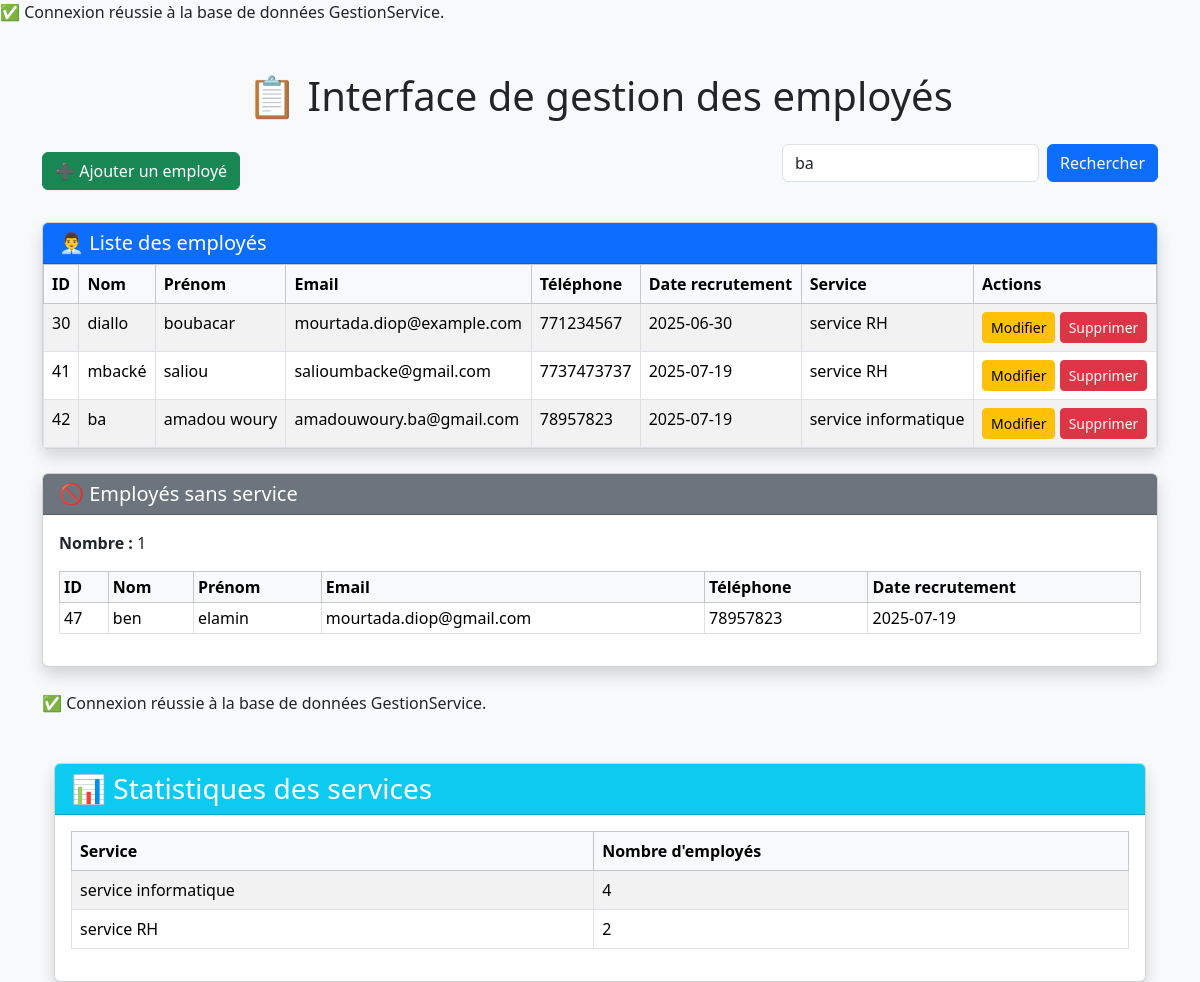
/interface/index.php?recherche=ba, run on the app's committed database.
### tables this page shows
CREATE TABLE `personnel` (
  `numero` int(11) NOT NULL,
  `nom` varchar(50) NOT NULL,
  `prenom` varchar(50) NOT NULL,
  `adresse` varchar(200) DEFAULT NULL,
  `email` varchar(100) DEFAULT NULL,
  `num_mobile` varchar(20) DEFAULT NULL,
  `date_recrutement` date NOT NULL,
  `numero_service` int(11) DEFAULT NULL
);

CREATE TABLE `service` (
  `numero_service` int(11) NOT NULL,
  `nom_service` varchar(100) NOT NULL,
  `nombre_employe` int(11) DEFAULT 0
);

### interface/index.php (the view, shortened to what this page needs)
<?php
include 'connexion.php';
$search = '';
if (isset($_GET['recherche']) && !empty(trim($_GET['recherche']))) {
    $search = trim($_GET['recherche']);
    $sql = "
        SELECT p.*, s.nom_service
        FROM personnel p
        LEFT JOIN service s ON p.numero_service = s.numero_service
        WHERE p.nom LIKE :search OR p.prenom LIKE :search
    ";
    $stmt = $pdo->prepare($sql);
    $stmt->execute(['search' => "%$search%"]);
    $result = $stmt;
}
$sqlNonAffectes = "
    SELECT p.*
    FROM personnel p
    WHERE p.numero_service IS NULL
";
$stmtNonAffectes = $pdo->query($sqlNonAffectes);
?>
<!DOCTYPE html>
<html lang="fr">
<head>
    <link href="https://cdn.jsdelivr.net/npm/bootstrap@5.3.3/dist/css/bootstrap.min.css" rel="stylesheet">
</head>
<body class="bg-light">
<div class="container mt-5">
    <h1 class="text-center mb-4">📋 Interface de gestion des employés</h1>
    <div class="d-flex justify-content-between align-items-center mb-4">
        <a href="add.php" class="btn btn-success">➕ Ajouter un employé</a>
        <form method="get" class="d-flex" role="search">
            <input class="form-control me-2" type="text" name="recherche" placeholder="Rechercher nom ou prénom" value="<?= htmlspecialchars($search) ?>">
            <button class="btn btn-primary" type="submit">Rechercher</button>
        </form>
    </div>
    <?php if ($result->rowCount() > 0): ?>
        <div class="card shadow mb-4">
            <div class="card-header bg-primary text-white">
                <h5 class="mb-0">👨‍💼 Liste des employés</h5>
            </div>
            <div class="card-body p-0">
                <table class="table table-bordered table-striped mb-0">
                    <thead class="table-light">
                        <tr>
                            <th>ID</th>
                            <th>Nom</th>
                            <th>Prénom</th>
                            <th>Email</th>
                            <th>Téléphone</th>
                            <th>Date recrutement</th>
                            <th>Service</th>
                            <th>Actions</th>
                        </tr>
                    </thead>
                    <tbody>
                        <?php while ($row = $result->fetch(PDO::FETCH_ASSOC)): ?>
                            <tr>
                                <td><?php echo $row['numero'] ?></td>
                                <td><?= htmlspecialchars($row['nom']) ?></td>
                                <td><?= htmlspecialchars($row['prenom']) ?></td>
                                <td><?= htmlspecialchars($row['email']) ?></td>
                                <td><?= htmlspecialchars($row['num_mobile']) ?></td>
                                <td><?= $row['date_recrutement'] ?></td>
                                <td><?= $row['nom_service'] ?? '' ?></td>
                                <td>
                                    <a href="modifier.php?id=<?= $row['numero'] ?>" class="btn btn-warning btn-sm">Modifier</a>
                                    <a href="supprimer.php?id=<?= $row['numero'] ?>" class="btn btn-danger btn-sm" onclick="return confirm('Êtes-vous sûr de vouloir supprimer cet employé ?')">Supprimer</a>
                                </td>
                            </tr>
                        <?php endwhile; ?>
                    </tbody>
                </table>
            </div>
        </div>
    <?php else: ?>
        <div class="alert alert-warning text-center">Aucun employé trouvé.</div>
    <?php endif; ?>
    <div class="card shadow mb-4">
        <div class="card-header bg-secondary text-white">
            <h5 class="mb-0">🚫 Employés sans service</h5>
        </div>
        <div class="card-body">
            <p><strong>Nombre :</strong> <?= $stmtNonAffectes->rowCount() ?></p>
            <?php if ($stmtNonAffectes->rowCount() > 0): ?>
                <table class="table table-bordered table-sm">
                    <thead class="table-light">
                        <tr>
                            <th>ID</th>
                            <th>Nom</th>
                            <th>Prénom</th>
                            <th>Email</th>
                            <th>Téléphone</th>
                            <th>Date recrutement</th>
                        </tr>
                    </thead>
                    <tbody>
                        <?php while ($row = $stmtNonAffectes->fetch(PDO::FETCH_ASSOC)): ?>
                            <tr>
                                <td><?= $row['numero'] ?></td>
                                <td><?= htmlspecialchars($row['nom']) ?></td>
                                <td><?= htmlspecialchars($row['prenom']) ?></td>
                                <td><?= htmlspecialchars($row['email']) ?></td>
                                <td><?= htmlspecialchars($row['num_mobile']) ?></td>
                                <td><?= $row['date_recrutement'] ?></td>
                            </tr>
                        <?php endwhile; ?>
                    </tbody>
                </table>
            <?php else: ?>
                <p class="text-muted">Aucun employé sans service.</p>
            <?php endif; ?>
        </div>
    </div>
    <?php include 'stats.php'; ?>
</div>
</body>
</html>

### interface/stats.php (shortened to what this page needs)
<?php
include 'connexion.php';
$sql = "SELECT * FROM service";
$stmt = $pdo->query($sql);
$services = $stmt->fetchAll(PDO::FETCH_ASSOC);
?>
<!DOCTYPE html>
<html lang="fr">
<head>
    <link href="https://cdn.jsdelivr.net/npm/bootstrap@5.3.3/dist/css/bootstrap.min.css" rel="stylesheet">
</head>
<body class="bg-light">
<div class="container mt-5">
    <div class="card shadow">
        <div class="card-header bg-info text-white">
            <h3 class="mb-0">📊 Statistiques des services</h3>
        </div>
        <div class="card-body">
            <?php if (count($services) > 0): ?>
                <table class="table table-bordered table-striped">
                    <thead class="table-light">
                        <tr>
                            <th>Service</th>
                            <th>Nombre d'employés</th>
                        </tr>
                    </thead>
                    <tbody>
                        <?php foreach ($services as $service): ?>
                            <tr>
                                <td><?= htmlspecialchars($service['nom_service']) ?></td>
                                <td><?= htmlspecialchars($service['nombre_employe']) ?></td>
                            </tr>
                        <?php endforeach; ?>
                    </tbody>
                </table>
            <?php else: ?>
                <div class="alert alert-warning">Aucun service trouvé.</div>
            <?php endif; ?>
        </div>
    </div>
</div>
</body>
</html>

### data on the page
personnel: numero "30", nom "diallo", prenom "boubacar", email "mourtada.diop@example.com", num_mobile "771234567", date_recrutement "2025-06-30", service.nom_service "service RH"
personnel: numero "41", nom "mbacké", prenom "saliou", email "salioumbacke@gmail.com", num_mobile "7737473737", date_recrutement "2025-07-19", service.nom_service "service RH"
personnel: numero "42", nom "ba", prenom "amadou woury", email "amadouwoury.ba@gmail.com", num_mobile "78957823", date_recrutement "2025-07-19", service.nom_service "service informatique"
personnel: numero "47", nom "ben", prenom "elamin", email "mourtada.diop@gmail.com", num_mobile "78957823", date_recrutement "2025-07-19"
service: nom_service "service informatique", nombre_employe "4"
service: nom_service "service RH", nombre_employe "2"

### other printed values
$stmtNonAffectes->rowCount() "1"
